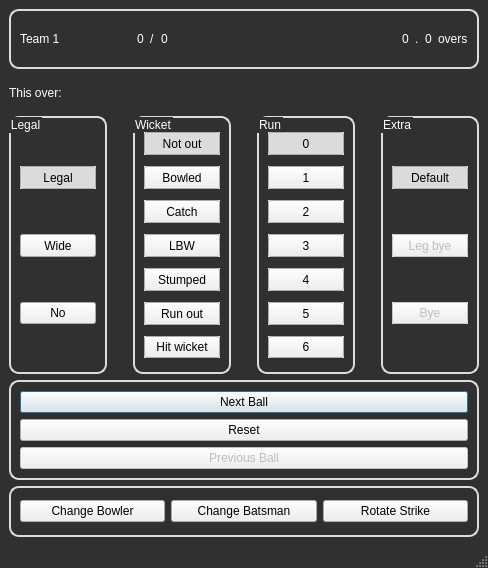
<?xml version="1.0" encoding="UTF-8"?>
<ui version="4.0">
 <class>qtlinking</class>
 <widget class="QMainWindow" name="qtlinking">
  <property name="geometry">
   <rect>
    <x>0</x>
    <y>0</y>
    <width>488</width>
    <height>568</height>
   </rect>
  </property>
  <property name="windowTitle">
   <string>MainWindow</string>
  </property>
  <property name="styleSheet">
   <string notr="true">QMainWindow{
	background-color: rgb(48, 48, 48);
	
}
QLabel{
	font: 75 12pt &quot;MS Shell Dlg 2&quot;;
	color: white;
	
}
QGroupBox{
	font: 75 8pt &quot;MS Shell Dlg 2&quot;;
	color: white;
	border-radius: 10px;
	border: 2px solid rgb(220, 220, 220);

}

</string>
  </property>
  <widget class="QWidget" name="centralwidget">
   <layout class="QGridLayout" name="gridLayout">
    <item row="0" column="0" colspan="7">
     <widget class="QGroupBox" name="TextBox">
      <property name="minimumSize">
       <size>
        <width>470</width>
        <height>60</height>
       </size>
      </property>
      <property name="title">
       <string/>
      </property>
      <layout class="QHBoxLayout" name="horizontalLayout">
       <item>
        <widget class="QLabel" name="TEAM">
         <property name="text">
          <string>Team 1</string>
         </property>
        </widget>
       </item>
       <item>
        <spacer name="horizontalSpacer_4">
         <property name="orientation">
          <enum>Qt::Horizontal</enum>
         </property>
         <property name="sizeHint" stdset="0">
          <size>
           <width>40</width>
           <height>20</height>
          </size>
         </property>
        </spacer>
       </item>
       <item>
        <widget class="QLabel" name="Runs">
         <property name="text">
          <string>0</string>
         </property>
        </widget>
       </item>
       <item>
        <widget class="QLabel" name="label">
         <property name="text">
          <string>/</string>
         </property>
        </widget>
       </item>
       <item>
        <widget class="QLabel" name="Wickets">
         <property name="text">
          <string>0</string>
         </property>
        </widget>
       </item>
       <item>
        <spacer name="horizontalSpacer_5">
         <property name="orientation">
          <enum>Qt::Horizontal</enum>
         </property>
         <property name="sizeHint" stdset="0">
          <size>
           <width>228</width>
           <height>20</height>
          </size>
         </property>
        </spacer>
       </item>
       <item>
        <widget class="QLabel" name="Overs">
         <property name="text">
          <string>0</string>
         </property>
        </widget>
       </item>
       <item>
        <widget class="QLabel" name="label_2">
         <property name="text">
          <string>.</string>
         </property>
        </widget>
       </item>
       <item>
        <widget class="QLabel" name="Balls">
         <property name="text">
          <string>0</string>
         </property>
        </widget>
       </item>
       <item>
        <widget class="QLabel" name="label_3">
         <property name="text">
          <string>overs</string>
         </property>
        </widget>
       </item>
      </layout>
      <zorder>TEAM</zorder>
      <zorder>Runs</zorder>
      <zorder>Wickets</zorder>
      <zorder>Overs</zorder>
      <zorder>Balls</zorder>
      <zorder>label</zorder>
      <zorder>label_2</zorder>
      <zorder>label_3</zorder>
      <zorder>horizontalSpacer_4</zorder>
      <zorder>horizontalSpacer_5</zorder>
     </widget>
    </item>
    <item row="2" column="6">
     <widget class="QGroupBox" name="Extra">
      <property name="minimumSize">
       <size>
        <width>95</width>
        <height>258</height>
       </size>
      </property>
      <property name="styleSheet">
       <string notr="true">QTLINKING{
background: black;
}</string>
      </property>
      <property name="title">
       <string>Extra</string>
      </property>
      <layout class="QVBoxLayout" name="verticalLayout_2">
       <item>
        <widget class="QPushButton" name="EDefault">
         <property name="minimumSize">
          <size>
           <width>75</width>
           <height>23</height>
          </size>
         </property>
         <property name="autoFillBackground">
          <bool>true</bool>
         </property>
         <property name="text">
          <string>Default</string>
         </property>
         <property name="checkable">
          <bool>true</bool>
         </property>
         <property name="checked">
          <bool>true</bool>
         </property>
         <property name="autoExclusive">
          <bool>true</bool>
         </property>
         <property name="autoDefault">
          <bool>true</bool>
         </property>
        </widget>
       </item>
       <item>
        <widget class="QPushButton" name="ELegbye">
         <property name="enabled">
          <bool>false</bool>
         </property>
         <property name="minimumSize">
          <size>
           <width>75</width>
           <height>23</height>
          </size>
         </property>
         <property name="autoFillBackground">
          <bool>true</bool>
         </property>
         <property name="text">
          <string>Leg bye</string>
         </property>
         <property name="shortcut">
          <string>L</string>
         </property>
         <property name="checkable">
          <bool>true</bool>
         </property>
         <property name="autoExclusive">
          <bool>true</bool>
         </property>
         <property name="autoDefault">
          <bool>true</bool>
         </property>
        </widget>
       </item>
       <item>
        <widget class="QPushButton" name="EBye">
         <property name="enabled">
          <bool>false</bool>
         </property>
         <property name="autoFillBackground">
          <bool>true</bool>
         </property>
         <property name="text">
          <string>Bye</string>
         </property>
         <property name="shortcut">
          <string>B</string>
         </property>
         <property name="checkable">
          <bool>true</bool>
         </property>
         <property name="autoExclusive">
          <bool>true</bool>
         </property>
         <property name="autoDefault">
          <bool>true</bool>
         </property>
        </widget>
       </item>
      </layout>
     </widget>
    </item>
    <item row="2" column="2">
     <widget class="QGroupBox" name="Wicket">
      <property name="minimumSize">
       <size>
        <width>95</width>
        <height>258</height>
       </size>
      </property>
      <property name="title">
       <string>Wicket</string>
      </property>
      <layout class="QVBoxLayout" name="verticalLayout_3">
       <item>
        <widget class="QPushButton" name="WNotout">
         <property name="minimumSize">
          <size>
           <width>75</width>
           <height>23</height>
          </size>
         </property>
         <property name="autoFillBackground">
          <bool>true</bool>
         </property>
         <property name="text">
          <string>Not out</string>
         </property>
         <property name="checkable">
          <bool>true</bool>
         </property>
         <property name="checked">
          <bool>true</bool>
         </property>
         <property name="autoExclusive">
          <bool>true</bool>
         </property>
         <property name="autoDefault">
          <bool>true</bool>
         </property>
        </widget>
       </item>
       <item>
        <widget class="QPushButton" name="WBowled">
         <property name="minimumSize">
          <size>
           <width>75</width>
           <height>23</height>
          </size>
         </property>
         <property name="autoFillBackground">
          <bool>true</bool>
         </property>
         <property name="text">
          <string>Bowled</string>
         </property>
         <property name="shortcut">
          <string>W</string>
         </property>
         <property name="checkable">
          <bool>true</bool>
         </property>
         <property name="autoExclusive">
          <bool>true</bool>
         </property>
        </widget>
       </item>
       <item>
        <widget class="QPushButton" name="WCatch">
         <property name="minimumSize">
          <size>
           <width>75</width>
           <height>23</height>
          </size>
         </property>
         <property name="autoFillBackground">
          <bool>true</bool>
         </property>
         <property name="text">
          <string>Catch</string>
         </property>
         <property name="checkable">
          <bool>true</bool>
         </property>
         <property name="autoExclusive">
          <bool>true</bool>
         </property>
         <property name="autoDefault">
          <bool>true</bool>
         </property>
        </widget>
       </item>
       <item>
        <widget class="QPushButton" name="WLbw">
         <property name="minimumSize">
          <size>
           <width>75</width>
           <height>23</height>
          </size>
         </property>
         <property name="autoFillBackground">
          <bool>true</bool>
         </property>
         <property name="text">
          <string>LBW</string>
         </property>
         <property name="checkable">
          <bool>true</bool>
         </property>
         <property name="autoExclusive">
          <bool>true</bool>
         </property>
         <property name="autoDefault">
          <bool>true</bool>
         </property>
        </widget>
       </item>
       <item>
        <widget class="QPushButton" name="WStumped">
         <property name="minimumSize">
          <size>
           <width>75</width>
           <height>23</height>
          </size>
         </property>
         <property name="autoFillBackground">
          <bool>true</bool>
         </property>
         <property name="text">
          <string>Stumped</string>
         </property>
         <property name="checkable">
          <bool>true</bool>
         </property>
         <property name="autoExclusive">
          <bool>true</bool>
         </property>
        </widget>
       </item>
       <item>
        <widget class="QPushButton" name="WRunout">
         <property name="minimumSize">
          <size>
           <width>75</width>
           <height>23</height>
          </size>
         </property>
         <property name="autoFillBackground">
          <bool>true</bool>
         </property>
         <property name="text">
          <string>Run out</string>
         </property>
         <property name="checkable">
          <bool>true</bool>
         </property>
         <property name="autoExclusive">
          <bool>true</bool>
         </property>
        </widget>
       </item>
       <item>
        <widget class="QPushButton" name="WHitwicket">
         <property name="autoFillBackground">
          <bool>true</bool>
         </property>
         <property name="text">
          <string>Hit wicket</string>
         </property>
         <property name="checkable">
          <bool>true</bool>
         </property>
         <property name="checked">
          <bool>false</bool>
         </property>
         <property name="autoExclusive">
          <bool>true</bool>
         </property>
        </widget>
       </item>
      </layout>
     </widget>
    </item>
    <item row="3" column="0" colspan="7">
     <widget class="QGroupBox" name="Buttons">
      <property name="title">
       <string/>
      </property>
      <property name="flat">
       <bool>false</bool>
      </property>
      <layout class="QVBoxLayout" name="verticalLayout_5">
       <item>
        <widget class="QPushButton" name="Next">
         <property name="text">
          <string>Next Ball</string>
         </property>
         <property name="shortcut">
          <string>Enter</string>
         </property>
         <property name="checkable">
          <bool>false</bool>
         </property>
         <property name="default">
          <bool>true</bool>
         </property>
        </widget>
       </item>
       <item>
        <widget class="QPushButton" name="Reset">
         <property name="text">
          <string>Reset</string>
         </property>
         <property name="shortcut">
          <string>R</string>
         </property>
        </widget>
       </item>
       <item>
        <widget class="QPushButton" name="Previous">
         <property name="enabled">
          <bool>false</bool>
         </property>
         <property name="text">
          <string>Previous Ball</string>
         </property>
         <property name="shortcut">
          <string>P</string>
         </property>
        </widget>
       </item>
      </layout>
     </widget>
    </item>
    <item row="2" column="0">
     <widget class="QGroupBox" name="Legal">
      <property name="minimumSize">
       <size>
        <width>95</width>
        <height>258</height>
       </size>
      </property>
      <property name="title">
       <string>Legal</string>
      </property>
      <layout class="QVBoxLayout" name="verticalLayout_4">
       <item>
        <widget class="QPushButton" name="LLegal">
         <property name="minimumSize">
          <size>
           <width>75</width>
           <height>23</height>
          </size>
         </property>
         <property name="autoFillBackground">
          <bool>true</bool>
         </property>
         <property name="text">
          <string>Legal</string>
         </property>
         <property name="checkable">
          <bool>true</bool>
         </property>
         <property name="checked">
          <bool>true</bool>
         </property>
         <property name="autoExclusive">
          <bool>true</bool>
         </property>
         <property name="autoDefault">
          <bool>true</bool>
         </property>
        </widget>
       </item>
       <item>
        <widget class="QPushButton" name="LWide">
         <property name="minimumSize">
          <size>
           <width>75</width>
           <height>23</height>
          </size>
         </property>
         <property name="text">
          <string>Wide</string>
         </property>
         <property name="shortcut">
          <string>W</string>
         </property>
         <property name="checkable">
          <bool>true</bool>
         </property>
         <property name="autoExclusive">
          <bool>true</bool>
         </property>
        </widget>
       </item>
       <item>
        <widget class="QPushButton" name="LNo">
         <property name="text">
          <string>No</string>
         </property>
         <property name="shortcut">
          <string>N</string>
         </property>
         <property name="checkable">
          <bool>true</bool>
         </property>
         <property name="autoExclusive">
          <bool>true</bool>
         </property>
        </widget>
       </item>
      </layout>
     </widget>
    </item>
    <item row="2" column="4">
     <widget class="QGroupBox" name="Run">
      <property name="minimumSize">
       <size>
        <width>95</width>
        <height>258</height>
       </size>
      </property>
      <property name="title">
       <string>Run</string>
      </property>
      <layout class="QVBoxLayout" name="verticalLayout">
       <item>
        <widget class="QPushButton" name="R0">
         <property name="minimumSize">
          <size>
           <width>75</width>
           <height>23</height>
          </size>
         </property>
         <property name="autoFillBackground">
          <bool>true</bool>
         </property>
         <property name="text">
          <string>0</string>
         </property>
         <property name="shortcut">
          <string>0</string>
         </property>
         <property name="checkable">
          <bool>true</bool>
         </property>
         <property name="checked">
          <bool>true</bool>
         </property>
         <property name="autoExclusive">
          <bool>true</bool>
         </property>
         <property name="autoDefault">
          <bool>true</bool>
         </property>
        </widget>
       </item>
       <item>
        <widget class="QPushButton" name="R1">
         <property name="minimumSize">
          <size>
           <width>75</width>
           <height>23</height>
          </size>
         </property>
         <property name="autoFillBackground">
          <bool>true</bool>
         </property>
         <property name="text">
          <string>1</string>
         </property>
         <property name="shortcut">
          <string>1</string>
         </property>
         <property name="checkable">
          <bool>true</bool>
         </property>
         <property name="autoExclusive">
          <bool>true</bool>
         </property>
         <property name="autoDefault">
          <bool>true</bool>
         </property>
        </widget>
       </item>
       <item>
        <widget class="QPushButton" name="R2">
         <property name="minimumSize">
          <size>
           <width>75</width>
           <height>23</height>
          </size>
         </property>
         <property name="autoFillBackground">
          <bool>true</bool>
         </property>
         <property name="text">
          <string>2</string>
         </property>
         <property name="shortcut">
          <string>2</string>
         </property>
         <property name="checkable">
          <bool>true</bool>
         </property>
         <property name="autoExclusive">
          <bool>true</bool>
         </property>
         <property name="autoDefault">
          <bool>true</bool>
         </property>
        </widget>
       </item>
       <item>
        <widget class="QPushButton" name="R3">
         <property name="minimumSize">
          <size>
           <width>75</width>
           <height>23</height>
          </size>
         </property>
         <property name="autoFillBackground">
          <bool>true</bool>
         </property>
         <property name="text">
          <string>3</string>
         </property>
         <property name="shortcut">
          <string>3</string>
         </property>
         <property name="checkable">
          <bool>true</bool>
         </property>
         <property name="autoExclusive">
          <bool>true</bool>
         </property>
         <property name="autoDefault">
          <bool>true</bool>
         </property>
        </widget>
       </item>
       <item>
        <widget class="QPushButton" name="R4">
         <property name="minimumSize">
          <size>
           <width>75</width>
           <height>23</height>
          </size>
         </property>
         <property name="autoFillBackground">
          <bool>true</bool>
         </property>
         <property name="text">
          <string>4</string>
         </property>
         <property name="shortcut">
          <string>4</string>
         </property>
         <property name="checkable">
          <bool>true</bool>
         </property>
         <property name="autoExclusive">
          <bool>true</bool>
         </property>
         <property name="autoDefault">
          <bool>true</bool>
         </property>
        </widget>
       </item>
       <item>
        <widget class="QPushButton" name="R5">
         <property name="minimumSize">
          <size>
           <width>75</width>
           <height>23</height>
          </size>
         </property>
         <property name="autoFillBackground">
          <bool>true</bool>
         </property>
         <property name="text">
          <string>5</string>
         </property>
         <property name="shortcut">
          <string>5</string>
         </property>
         <property name="checkable">
          <bool>true</bool>
         </property>
         <property name="autoExclusive">
          <bool>true</bool>
         </property>
         <property name="autoDefault">
          <bool>true</bool>
         </property>
        </widget>
       </item>
       <item>
        <widget class="QPushButton" name="R6">
         <property name="autoFillBackground">
          <bool>true</bool>
         </property>
         <property name="text">
          <string>6</string>
         </property>
         <property name="shortcut">
          <string>6</string>
         </property>
         <property name="checkable">
          <bool>true</bool>
         </property>
         <property name="autoExclusive">
          <bool>true</bool>
         </property>
         <property name="autoDefault">
          <bool>true</bool>
         </property>
        </widget>
       </item>
      </layout>
     </widget>
    </item>
    <item row="2" column="5">
     <spacer name="horizontalSpacer_3">
      <property name="minimumSize">
       <size>
        <width>18</width>
        <height>258</height>
       </size>
      </property>
      <property name="orientation">
       <enum>Qt::Horizontal</enum>
      </property>
      <property name="sizeHint" stdset="0">
       <size>
        <width>15</width>
        <height>255</height>
       </size>
      </property>
     </spacer>
    </item>
    <item row="1" column="0">
     <widget class="QLabel" name="over_text">
      <property name="text">
       <string>This over:</string>
      </property>
     </widget>
    </item>
    <item row="2" column="1">
     <spacer name="horizontalSpacer">
      <property name="minimumSize">
       <size>
        <width>18</width>
        <height>258</height>
       </size>
      </property>
      <property name="orientation">
       <enum>Qt::Horizontal</enum>
      </property>
      <property name="sizeHint" stdset="0">
       <size>
        <width>15</width>
        <height>255</height>
       </size>
      </property>
     </spacer>
    </item>
    <item row="2" column="3">
     <spacer name="horizontalSpacer_2">
      <property name="minimumSize">
       <size>
        <width>18</width>
        <height>258</height>
       </size>
      </property>
      <property name="orientation">
       <enum>Qt::Horizontal</enum>
      </property>
      <property name="sizeHint" stdset="0">
       <size>
        <width>15</width>
        <height>255</height>
       </size>
      </property>
     </spacer>
    </item>
    <item row="4" column="0" colspan="7">
     <widget class="QGroupBox" name="groupBox">
      <property name="title">
       <string/>
      </property>
      <layout class="QHBoxLayout" name="horizontalLayout_2">
       <item>
        <widget class="QPushButton" name="pushButton">
         <property name="text">
          <string>Change Bowler</string>
         </property>
        </widget>
       </item>
       <item>
        <widget class="QPushButton" name="pushButton_2">
         <property name="text">
          <string>Change Batsman</string>
         </property>
        </widget>
       </item>
       <item>
        <widget class="QPushButton" name="pushButton_3">
         <property name="text">
          <string>Rotate Strike</string>
         </property>
        </widget>
       </item>
      </layout>
     </widget>
    </item>
    <item row="1" column="1" colspan="6">
     <widget class="QLabel" name="this_over">
      <property name="maximumSize">
       <size>
        <width>472</width>
        <height>35</height>
       </size>
      </property>
      <property name="styleSheet">
       <string notr="true">QLabel{
	text-align: right;
}</string>
      </property>
      <property name="text">
       <string/>
      </property>
     </widget>
    </item>
   </layout>
  </widget>
  <widget class="QMenuBar" name="menubar">
   <property name="geometry">
    <rect>
     <x>0</x>
     <y>0</y>
     <width>488</width>
     <height>21</height>
    </rect>
   </property>
  </widget>
  <widget class="QStatusBar" name="statusbar"/>
 </widget>
 <resources/>
 <connections/>
</ui>
